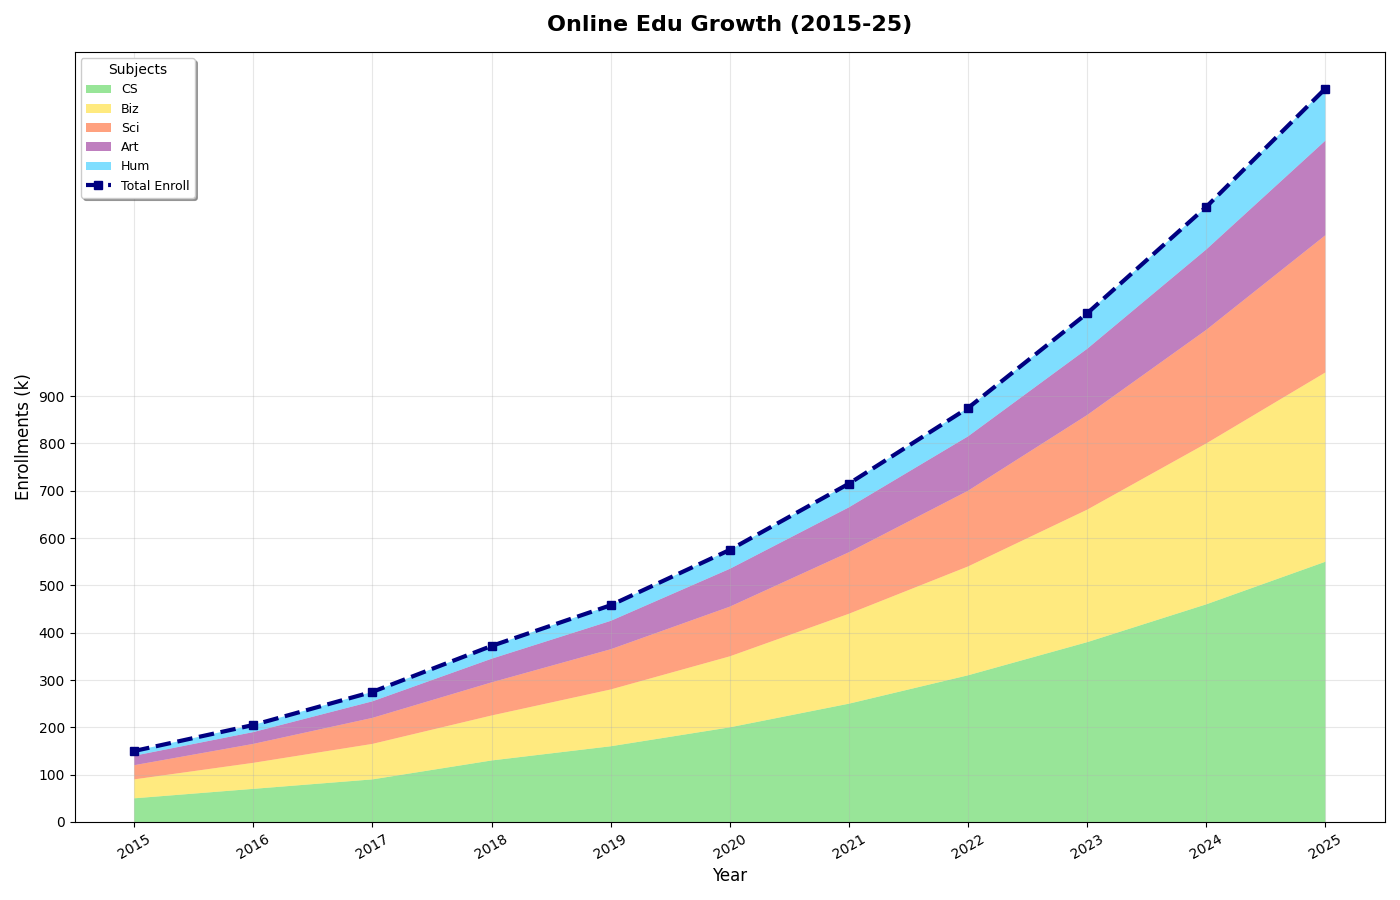

Reproduce this figure in Python.
import matplotlib.pyplot as plt
import numpy as np

years = np.arange(2015, 2026)
disciplines = ['CS', 'Biz', 'Sci', 'Art', 'Hum']

cs_enrollments = [50, 70, 90, 130, 160, 200, 250, 310, 380, 460, 550]
business_enrollments = [40, 55, 75, 95, 120, 150, 190, 230, 280, 340, 400]
science_enrollments = [30, 40, 55, 70, 85, 105, 130, 160, 200, 240, 290]
arts_enrollments = [20, 25, 35, 50, 60, 80, 95, 115, 140, 170, 200]
humanities_enrollments = [10, 15, 20, 27, 33, 40, 50, 60, 75, 90, 110]

enrollment_data = np.vstack([cs_enrollments, business_enrollments, science_enrollments, arts_enrollments, humanities_enrollments])
total_enrollments = np.sum(enrollment_data, axis=0)

fig, ax = plt.subplots(figsize=(14, 9))
ax.stackplot(years, enrollment_data, labels=disciplines, colors=['#32CD32', '#FFD700', '#FF4500', '#800080', '#00BFFF'], alpha=0.5)

ax.plot(years, total_enrollments, label='Total Enroll', color='navy', linewidth=3, linestyle='--', marker='s')

ax.set_title('Online Edu Growth (2015-25)', fontsize=16, fontweight='bold', pad=15)
ax.set_xlabel('Year', fontsize=12)
ax.set_ylabel('Enrollments (k)', fontsize=12)

ax.legend(loc='upper left', title='Subjects', fontsize=9, frameon=True, shadow=True)

ax.grid(True, linestyle='-', alpha=0.3)
plt.xticks(years, rotation=30)
plt.yticks(np.arange(0, 901, 100))

plt.tight_layout()
plt.show()
